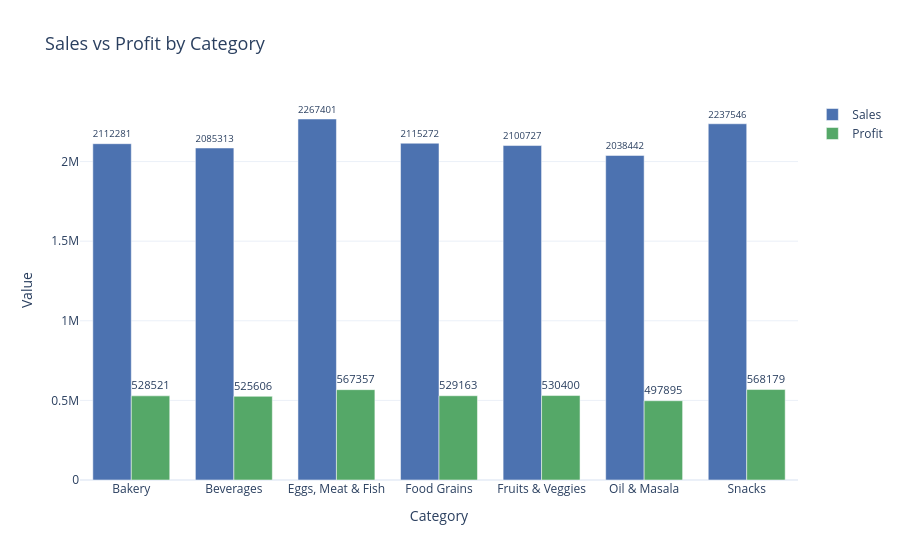

This figure's notebook cell:
### Code cell
import plotly.express as px

category = df.groupby('Category')[['Sales', 'Profit']].sum().reset_index()
category_melt = category.melt(id_vars='Category', var_name='Metric', value_name='Value')

fig = px.bar(category_melt, x='Category', y='Value', color='Metric',
             barmode='group', text='Value',
             color_discrete_map={'Sales': '#4C72B0', 'Profit': '#55A868'},
             title='Sales vs Profit by Category')

fig.update_traces(texttemplate='%{text:.0f}', textposition='outside')
fig.update_layout(template='plotly_white', title_font_size=18,
                   legend_title_text='', bargap=0.25)
fig.show()

### Figure 1 — Plotly figure (JSON) as saved in the notebook; plotly's stock layout.template omitted (floating-point values rounded to 4 significant figures)
{"data": [{"alignmentgroup": "True", "hovertemplate": "Metric=Sales<br>Category=%{x}<br>Value=%{text}<extra></extra>", "legendgroup": "Sales", "marker": {"color": "#4C72B0", "pattern": {"shape": ""}}, "name": "Sales", "offsetgroup": "Sales", "orientation": "v", "showlegend": true, "text": [2112000.0, 2085000.0, 2267000.0, 2115000.0, 2101000.0, 2038000.0, 2238000.0], "textposition": "outside", "texttemplate": "%{text:.0f}", "type": "bar", "x": ["Bakery", "Beverages", "Eggs, Meat & Fish", "Food Grains", "Fruits & Veggies", "Oil & Masala", "Snacks"], "xaxis": "x", "y": [2112000.0, 2085000.0, 2267000.0, 2115000.0, 2101000.0, 2038000.0, 2238000.0], "yaxis": "y"}, {"alignmentgroup": "True", "hovertemplate": "Metric=Profit<br>Category=%{x}<br>Value=%{text}<extra></extra>", "legendgroup": "Profit", "marker": {"color": "#55A868", "pattern": {"shape": ""}}, "name": "Profit", "offsetgroup": "Profit", "orientation": "v", "showlegend": true, "text": [528500.0, 525600.0, 567400.0, 529200.0, 530400.0, 497900.0, 568200.0], "textposition": "outside", "texttemplate": "%{text:.0f}", "type": "bar", "x": ["Bakery", "Beverages", "Eggs, Meat & Fish", "Food Grains", "Fruits & Veggies", "Oil & Masala", "Snacks"], "xaxis": "x", "y": [528500.0, 525600.0, 567400.0, 529200.0, 530400.0, 497900.0, 568200.0], "yaxis": "y"}], "layout": {"bargap": 0.25, "barmode": "group", "legend": {"title": {"text": ""}, "tracegroupgap": 0}, "title": {"font": {"size": 18}, "text": "Sales vs Profit by Category"}, "xaxis": {"anchor": "y", "domain": [0, 1], "title": {"text": "Category"}}, "yaxis": {"anchor": "x", "domain": [0, 1], "title": {"text": "Value"}}}}
